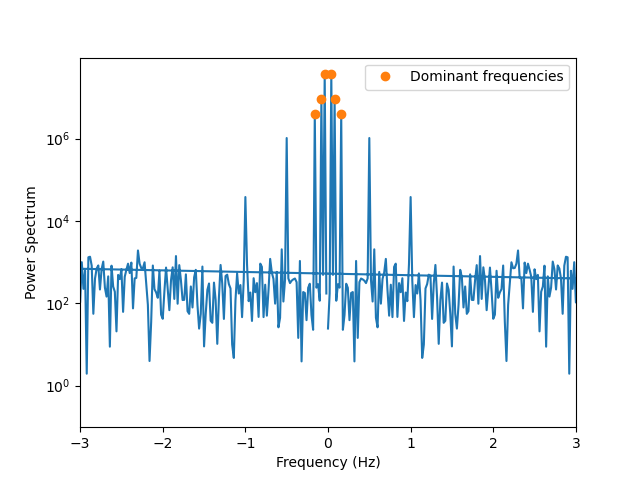

Here is the Python script that generated this plot:
import numpy as np
import matplotlib.pyplot as plt
f = np.loadtxt('Problem4_data.txt')
amp = f[:, 1]
time = f[:, 0]
fFFT = np.fft.fft(amp)

PowSpec = np.conj(fFFT) * fFFT

freq = np.fft.fftfreq(len(amp), time[1] - time[0])

# dominant frequency (top 3)
dominant_freq = freq[np.argsort(PowSpec)[-6:]]
print(f'The dominant frequencies are {dominant_freq} Hz')

plt.plot(freq, PowSpec)
# dominant frequencies
plt.plot(dominant_freq, PowSpec[np.argsort(PowSpec)[-6:]], 'o', label='Dominant frequencies')
plt.legend()
plt.xlabel('Frequency (Hz)')
plt.ylabel('Power Spectrum')

plt.xlim(-3, 3)
# log y axis
plt.yscale('log')
plt.savefig('power_spectrum.png')
plt.show()
